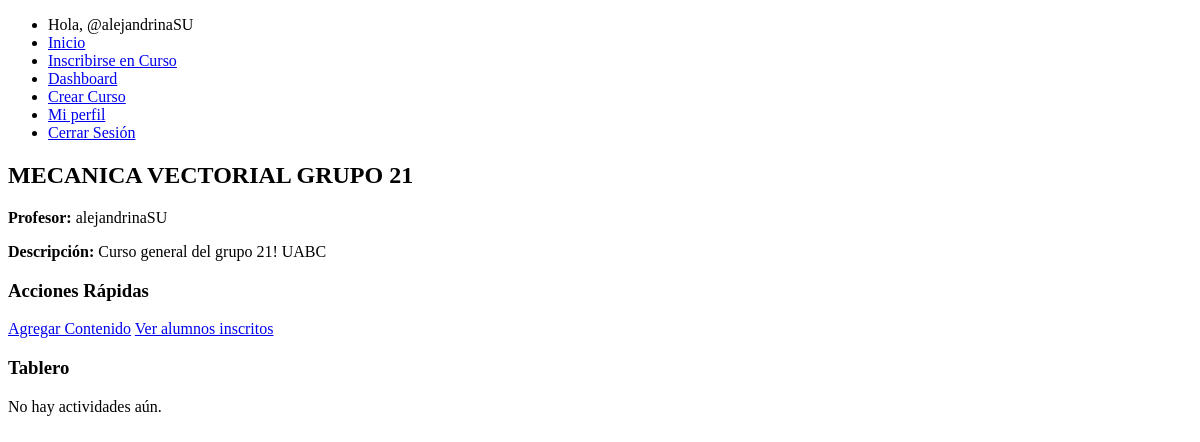
Before: /board/VAH1SG (signed in) with the older database file.
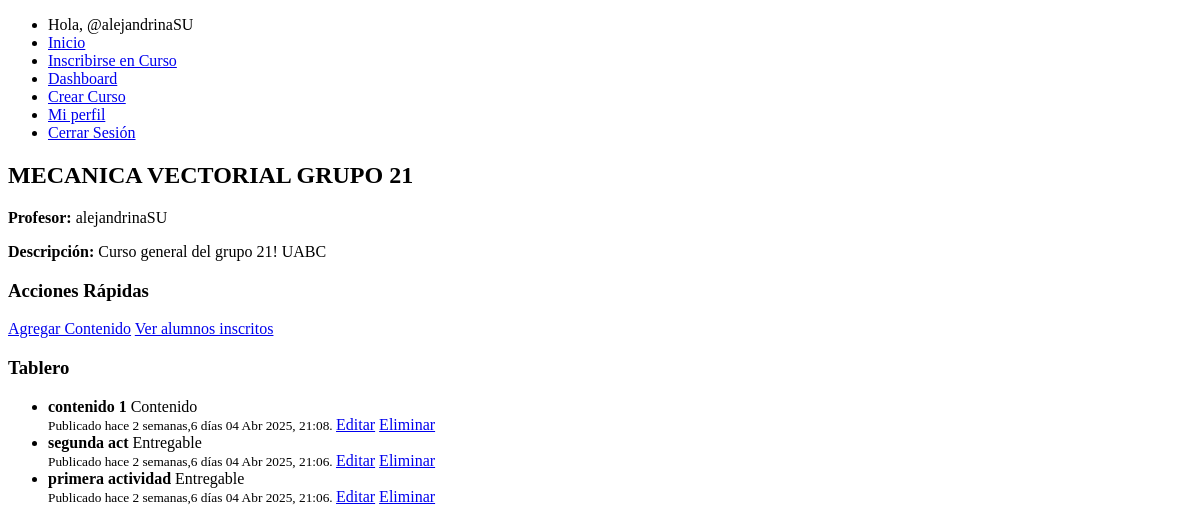
After: the same page with the newer database file.
### webapp/models.py (models this page shows, shortened)
class UsuarioPersonalizado(AbstractUser):
    ROLES = (
        ('Estudiante', 'Estudiante'),
        ('Profesor', 'Profesor')
    )
    rol = models.CharField(max_length=10, choices=ROLES, default='Estudiante')
    sobre_mi = models.TextField(max_length=2000, blank=True, null=True)
    foto_perfil = models.ImageField(upload_to='fotos_perfil/', blank=True, null=True)

class Curso(models.Model):
    id_profesor = models.ForeignKey(settings.AUTH_USER_MODEL, on_delete=models.CASCADE)
    nombre_curso = models.CharField(max_length=100)
    descripcion = models.TextField(max_length=500)
    codigo_acceso = models.CharField(max_length=10, unique=True)

class Actividad(models.Model):
    docente = models.ForeignKey(
        settings.AUTH_USER_MODEL,
        on_delete=models.CASCADE,
        related_name='actividades_creadas'
    )
    curso = models.ForeignKey(Curso, on_delete=models.CASCADE)
    fecha = models.DateTimeField(auto_now_add=True)
    archivo = models.FileField(upload_to='actividades/', null=True, blank=True)
    entregable = models.BooleanField(default=True)
    generado_por_ia = models.BooleanField(default=False)
    titulo = models.CharField(max_length=255)
    contenido = models.TextField()
    permite_entrega_tardia = models.BooleanField(default=False)

### webapp/views.py (the view)
# urls.py: path("board/<str:codigo_acceso>", views.board, name="board"),
@login_required
def board(request, codigo_acceso):
    curso = get_object_or_404(Curso, codigo_acceso=codigo_acceso)
    actividades = Actividad.objects.filter(curso=curso).order_by('-fecha')
    return render(request, 'board.html',{
        'curso':curso,
        'actividades': actividades
    })

### webapp/templates/board.html (shortened to what this page needs)
{% extends "base.html" %}
{% load humanize %}
{% block content %}
<div class="container">
    <h2>{{ curso.nombre_curso }}</h2>
    <p><strong>Profesor:</strong> {{ curso.id_profesor.username }}</p>
    <p><strong>Descripción:</strong> {{ curso.descripcion }}</p>
    {% if request.user == curso.id_profesor %}
        <h3>Acciones Rápidas</h3>
        <a href="{% url 'board_add_content' curso.codigo_acceso %}" class="btn btn-info">Agregar Contenido</a>
        <a href="{% url 'board_view_students' curso.codigo_acceso %}" class="btn btn-info">Ver alumnos inscritos</a>
    {% else %}
        <a href="{% url 'board_view_students' curso.codigo_acceso %}" class="btn btn-info">Ver alumnos inscritos</a>
    {% endif %}
    <h3>Tablero</h3>
    {% if actividades %}
        <ul>
            {% for act in actividades %}
                <li>
                    <strong>{{ act.titulo }}</strong>
                    {% if act.entregable %}
                        <span class="badge bg-success">Entregable</span>
                    {% else %}
                        <span class="badge bg-success">Contenido</span>
                    {% endif %}
                    <br>
                    <small class="text-muted">
                        Publicado {{ act.fecha|naturaltime }} {{ act.fecha|date:'d M Y, H:i' }}.
                    </small>
                    {% if request.user == curso.id_profesor %}
                        <a href="{% url 'content_edit' curso.codigo_acceso act.id %}" class="btn btn-sm btn-warning">Editar</a>
                        <a href="{% url 'content_delete' curso.codigo_acceso act.id %}" class="btn btn-sm btn-danger">Eliminar</a>
                    {% endif %}
                </li>
            {% endfor %}
        </ul>
    {% else %}
        <p>No hay actividades aún.</p>
    {% endif %}
</div>
{% endblock %}

### webapp/templates/base.html (shortened to what this page needs)
<!DOCTYPE html>
<html lang="es">
<head>
</head>
<body>
    {% if user.is_authenticated %}
    <ul>
        <li>Hola, @{{ user.username }}</li>
        <li><a href="/">Inicio</a></li>
        <li><a href="/course/join">Inscribirse en Curso</a></li>
        <li><a href="/dashboard">Dashboard</a></li>
        {% if user.rol == "Profesor" %}
            <li><a href="/new/course">Crear Curso</a></li>
        {% endif %}
        <li><a href="/profile">Mi perfil</a></li>
        <li><a href="/logout">Cerrar Sesión</a></li>
    </ul>
{% else %}
    <ul>
        <li><a href="/">Inicio</a></li>
        <li><a href="/login">Iniciar Sesión</a></li>
        <li><a href="/signup">Registrarse</a></li>
    </ul>
{% endif %}
    {% block content %}
    {% endblock %}
</body>
</html>

Changed rows visible on the page:
added Actividad: titulo "contenido 1", entregable "Contenido", fecha "hace 2 semanas,6 días", fecha "04 Abr 2025, 21:08"
added Actividad: titulo "segunda act", entregable "Entregable", fecha "hace 2 semanas,6 días", fecha "04 Abr 2025, 21:06"
added Actividad: titulo "primera actividad", entregable "Entregable", fecha "hace 2 semanas,6 días", fecha "04 Abr 2025, 21:06"
Other visible differences:
text no longer shown: "No hay actividades aún."
